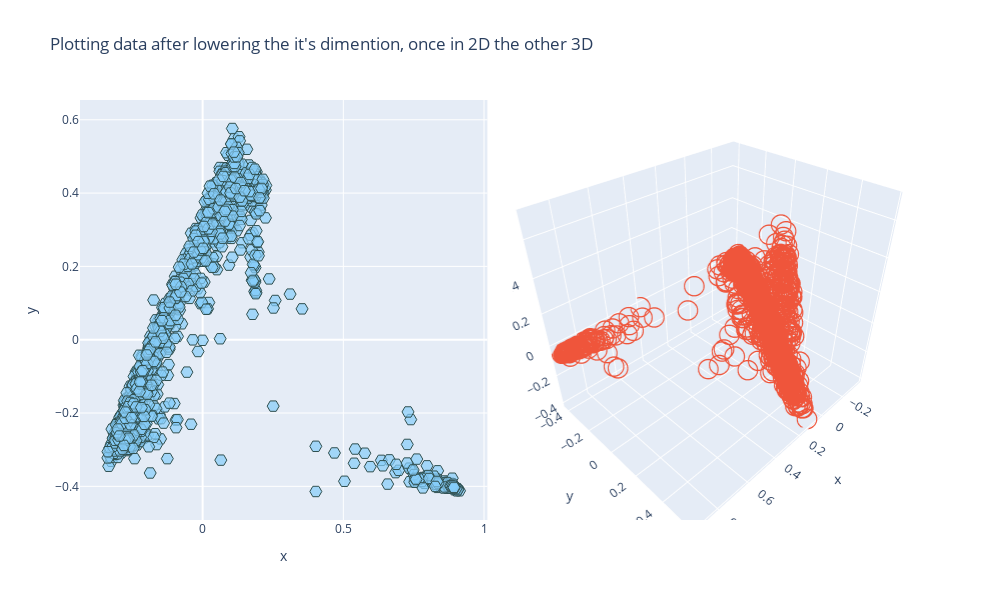

The notebook cell saved with this chart:
### Markdown cell above
##### K = 6 
since after k=6 the distortion started decreasing much slower than before.

### Code cell
# Plot the data on a graph to see the nodes before and after clustering. 
# TODO: add title and change the axis names. 

fig =  plotly.subplots.make_subplots(rows=1, cols=2, horizontal_spacing=0.03,
                                     specs=[[{"type": "xy"},{"type": "scatter3d"}]])
fig.add_trace(
    go.Scatter( x=pca_df[0], y=pca_df[1],marker_symbol='hexagon2',
        mode="markers+text", marker=dict(size=12,color='rgba(135, 206, 250, 0.7)',
                                         line=dict(width=1, color='DarkSlateGrey'))),
    row=1, col=1
)
fig.add_trace(
    go.Scatter3d(x=threeD[0], y=threeD[1], z=threeD[2], 
                 mode="markers",marker_symbol='circle-open', marker=dict(size=7)),
    row=1, col=2
)

fig.update_xaxes(title_text="x", row=1, col=1)
fig.update_yaxes(title_text="y", row=1, col=1)
fig.update_layout(height=600, width=1000,
                  title_text="Plotting data after lowering the it's dimention, once in 2D the other 3D", showlegend=False)
fig.show()

### Figure 1 — Plotly figure (JSON) as saved in the notebook; plotly's stock layout.template omitted (floating-point values rounded to 4 significant figures; data arrays with more than 128 entries replaced by an {"elided": "..."} marker saying what was removed)
{"data": [{"marker": {"color": "rgba(135, 206, 250, 0.7)", "line": {"color": "DarkSlateGrey", "width": 1}, "size": 12, "symbol": "hexagon2"}, "mode": "markers+text", "type": "scatter", "x": {"elided": "1214 float values"}, "xaxis": "x", "y": {"elided": "1214 float values"}, "yaxis": "y"}, {"marker": {"size": 7, "symbol": "circle-open"}, "mode": "markers", "scene": "scene", "type": "scatter3d", "x": {"elided": "1214 float values"}, "y": {"elided": "1214 float values"}, "z": {"elided": "1214 float values"}}], "layout": {"height": 600, "scene": {"domain": {"x": [0.515, 1], "y": [0, 1]}}, "showlegend": false, "title": {"text": "Plotting data after lowering the it's dimention, once in 2D the other 3D"}, "width": 1000, "xaxis": {"anchor": "y", "domain": [0, 0.485], "title": {"text": "x"}}, "yaxis": {"anchor": "x", "domain": [0, 1], "title": {"text": "y"}}}}
